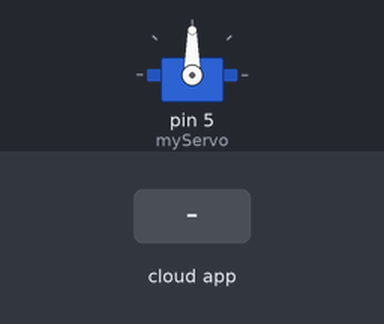
This sketch was run on a simulated Arduino Uno, built with avr-gcc and run on an emulated ATmega328P. On the bench: servo. The test bench sets the inputs (shaded band). The ROS host is connected and sends only what is stated.

Above: at 1.3 s.
1.4 s: the phone or cloud app sets arduino_topic to 0
At 1.9 s:
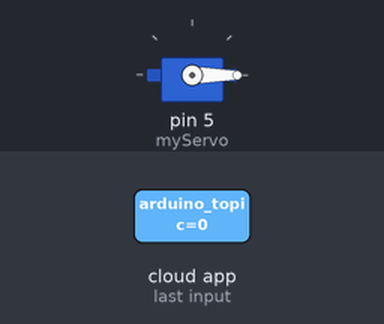
Timing chart, 0 to 4.4 s (numbered marks = the images above; inputs shaded):
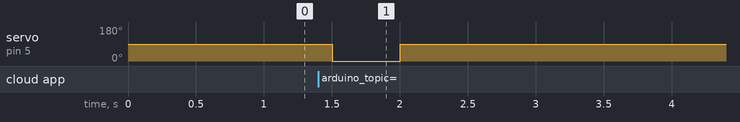

Measured:
- after the input at 1.4 s, servo on pin 5 (myServo): 90° → 0° after 0.10 s, → 90° 0.50 s later

The sketch:

recyclable_pointer.ino
```cpp
#include <ros.h> // includes important ros files
#include <std_msgs/Int32.h>
#include <Servo.h>

ros::NodeHandle  nh;
Servo myServo;


void messageCb( const std_msgs::Int32& arduino_msg){
  if (arduino_msg.data == 1) {
    myServo.write(180); // recyclable so servo points to the right
  }
  else {
    myServo.write(0); // non-recyclable so servo points to the left
  }
}

ros::Subscriber<std_msgs::Int32> sub("arduino_topic", messageCb );


void setup()
{
  myServo.attach(5);
  nh.initNode(); // initialises ros node
  nh.subscribe(sub);
}

void loop()
{
  myServo.write(90); // centers servo when no object has been detected
  nh.spinOnce();
  delay(500);
}
```
